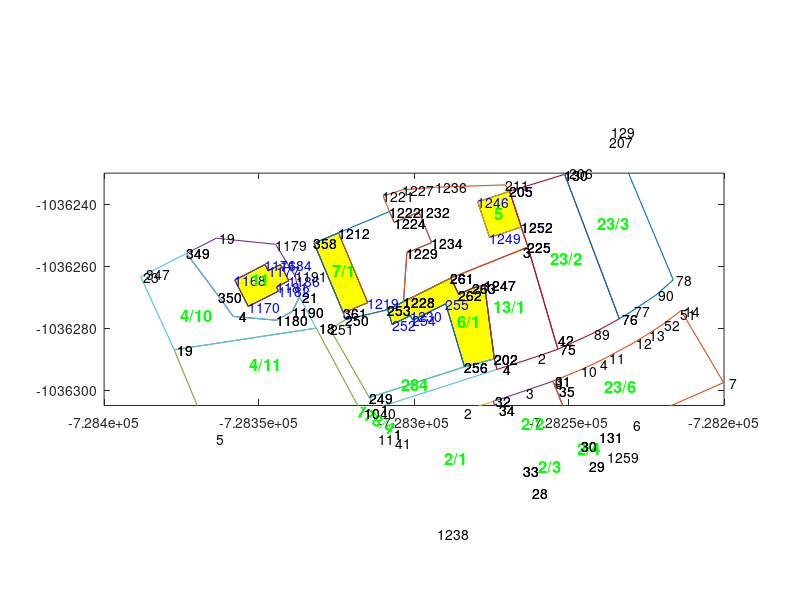

Here is the MATLAB script that generated this plot:
%%%%%%%%%%%%%%  E X P O R T    A L L  %%%%%%%%%%%%%%%%%%%%%%
close all, clear all
fsize = 10;
parclabelsize = 12;
lw_pc = 0.8;
lw_bu = 0.2;
no_bd = 16;
no_bu = 4;
no_co = 0;

%% No of boundary: 16
%% No of building: 4
%% No of coordset: 0

figure;
hold on
set(gca,'box','on')
%%%% Budova id=824950209 na na parcele "6/1" :1

BU{1} = [
    1228  728303.38   1036271.50
     253  728308.49   1036274.06
     252  728307.05   1036278.86
    1230  728301.17   1036275.92
     254  728300.40   1036277.46
     255  728289.79   1036272.15
     256  728283.77   1036292.51
     202  728274.14   1036289.94
    1247  728277.25   1036266.18
     263  728280.99   1036267.09
     262  728285.55   1036269.15
     261  728288.14   1036263.85
    1228  728303.38   1036271.50
];
%%--------------------------------------------------------
%%%% Budova id=825057209 na na parcele "7/1" :1

BU{2} = [
     358  728332.26   1036252.65
    1212  728324.38   1036249.34
    1219  728314.94   1036271.80
     361  728322.82   1036275.11
     358  728332.26   1036252.65
];
%%--------------------------------------------------------
%%%% Budova id=825056209 na na parcele "5" :1

BU{3} = [
    1246  728279.44   1036239.24
     205  728269.21   1036235.87
    1252  728265.40   1036247.43
    1249  728275.63   1036250.81
    1246  728279.44   1036239.24
];
%%--------------------------------------------------------
%%%% Budova id=825035209 na na parcele "11" :1

BU{4} = [
    1186  728340.40   1036264.71
    1181  728344.39   1036266.75
    1182  728343.73   1036268.05
    1170  728353.47   1036273.02
    1168  728357.83   1036264.50
    1176  728348.09   1036259.52
    1177  728347.06   1036261.53
    1184  728343.06   1036259.49
    1186  728340.40   1036264.71
];
%%--------------------------------------------------------
%%%% Hranice parcely  "6/1" (st.)      op_id=3094436209

PARC_CIS_YX{1} = [ 728282.26, 1036279.83, 0.00];     %% REF POINT PARCELNIHO CISLA
PARC_CIS_TEXT{1} = "6/1";
BD{1} = [
     251  728327.07   1036280.33
     250  728322.04   1036277.23
     253  728308.49   1036274.06
    1228  728303.38   1036271.50
     261  728288.14   1036263.85
     262  728285.55   1036269.15
     263  728280.99   1036267.09
    1247  728277.25   1036266.18
     202  728274.14   1036289.94
     256  728283.77   1036292.51
     249  728314.46   1036302.35
     251  728327.07   1036280.33
];
%%--------------------------------------------------------
%%%% Hranice parcely  "284" (poz.)     op_id=29603396010

PARC_CIS_YX{2} = [ 728299.58, 1036300.18, 0.00];     %% REF POINT PARCELNIHO CISLA
PARC_CIS_TEXT{2} = "284";
BD{2} = [
       4  728273.22   1036293.30
       1  728312.43   1036305.96
     249  728314.46   1036302.35
     256  728283.77   1036292.51
     202  728274.14   1036289.94
       4  728273.22   1036293.30
];
%%--------------------------------------------------------
%%%% Hranice parcely  "13/1" (poz.)     op_id=3094658209

PARC_CIS_YX{3} = [ 728269.16, 1036274.84, 0.00];     %% REF POINT PARCELNIHO CISLA
PARC_CIS_TEXT{3} = "13/1";
BD{3} = [
     263  728280.99   1036267.09
     262  728285.55   1036269.15
     261  728288.14   1036263.85
       3  728266.68   1036255.25
     225  728263.27   1036253.89
      42  728254.51   1036283.72
      75  728253.59   1036286.84
       2  728261.78   1036289.61
       4  728273.22   1036293.30
     202  728274.14   1036289.94
    1247  728277.25   1036266.18
     263  728280.99   1036267.09
];
%%--------------------------------------------------------
%%%% Hranice parcely  "7/1" (st.)      op_id=3094438209

PARC_CIS_YX{4} = [ 728322.70, 1036263.31, 0.00];     %% REF POINT PARCELNIHO CISLA
PARC_CIS_TEXT{4} = "7/1";
BD{4} = [
    1229  728302.34   1036255.71
    1228  728303.38   1036271.50
     253  728308.49   1036274.06
     250  728322.04   1036277.23
     361  728322.82   1036275.11
     358  728332.26   1036252.65
    1212  728324.38   1036249.34
    1222  728307.92   1036242.42
    1224  728306.44   1036245.94
    1232  728298.44   1036242.59
    1234  728294.33   1036252.35
    1229  728302.34   1036255.71
];
%%--------------------------------------------------------
%%%% Hranice parcely  "5" (st.)      op_id=3094435209

PARC_CIS_YX{5} = [ 728272.64, 1036245.05, 0.00];     %% REF POINT PARCELNIHO CISLA
PARC_CIS_TEXT{5} = "5";
BD{5} = [
     211  728270.64   1036233.73
     205  728269.21   1036235.87
    1252  728265.40   1036247.43
     225  728263.27   1036253.89
       3  728266.68   1036255.25
     261  728288.14   1036263.85
    1228  728303.38   1036271.50
    1229  728302.34   1036255.71
    1234  728294.33   1036252.35
    1232  728298.44   1036242.59
    1224  728306.44   1036245.94
    1222  728307.92   1036242.42
    1221  728310.03   1036237.40
    1227  728303.76   1036235.35
    1236  728292.98   1036234.57
     211  728270.64   1036233.73
];
%%--------------------------------------------------------
%%%% Hranice parcely  "2/1" (poz.)     op_id=55741459010

PARC_CIS_YX{6} = [ 728286.48, 1036324.11, 0.00];     %% REF POINT PARCELNIHO CISLA
PARC_CIS_TEXT{6} = "2/1";
BD{6} = [
    1238  728292.31   1036346.36
      28  728262.80   1036332.99
      33  728265.56   1036326.16
      34  728273.39   1036306.47
      32  728274.53   1036303.60
       2  728285.75   1036307.23
       1  728308.27   1036314.22
      41  728306.92   1036316.97
    1238  728292.31   1036346.36
];
%%--------------------------------------------------------
%%%% Hranice parcely  "2/2" (poz.)     op_id=55741460010

PARC_CIS_YX{7} = [ 728261.57, 1036312.80, 0.00];     %% REF POINT PARCELNIHO CISLA
PARC_CIS_TEXT{7} = "2/2";
BD{7} = [
      32  728274.53   1036303.60
      34  728273.39   1036306.47
      33  728265.56   1036326.16
      30  728246.90   1036317.95
      35  728253.93   1036300.28
      31  728255.18   1036297.13
       9  728256.17   1036297.53
       3  728265.64   1036300.73
      32  728274.53   1036303.60
];
%%--------------------------------------------------------
%%%% Hranice parcely  "2/3" (poz.)     op_id=55741461010

PARC_CIS_YX{8} = [ 728256.02, 1036326.50, 0.00];     %% REF POINT PARCELNIHO CISLA
PARC_CIS_TEXT{8} = "2/3";
BD{8} = [
      28  728262.80   1036332.99
      29  728244.23   1036324.57
      30  728246.90   1036317.95
      33  728265.56   1036326.16
      28  728262.80   1036332.99
];
%%--------------------------------------------------------
%%%% Hranice parcely  "2/4" (poz.)     op_id=55741458010

PARC_CIS_YX{9} = [ 728243.52, 1036320.63, 0.00];     %% REF POINT PARCELNIHO CISLA
PARC_CIS_TEXT{9} = "2/4";
BD{9} = [
      29  728244.23   1036324.57
    1259  728237.43   1036321.49
     131  728240.07   1036315.01
      30  728246.90   1036317.95
      29  728244.23   1036324.57
];
%%--------------------------------------------------------
%%%% Hranice parcely  "23/2" (poz.)     op_id=3094668209

PARC_CIS_YX{10} = [ 728250.79, 1036259.50, 0.00];     %% REF POINT PARCELNIHO CISLA
PARC_CIS_TEXT{10} = "23/2";
BD{10} = [
    1252  728265.40   1036247.43
     205  728269.21   1036235.87
     130  728251.41   1036230.43
      76  728233.74   1036276.96
      89  728242.78   1036281.88
      75  728253.59   1036286.84
      42  728254.51   1036283.72
     225  728263.27   1036253.89
    1252  728265.40   1036247.43
];
%%--------------------------------------------------------
%%%% Hranice parcely  "23/3" (poz.)     op_id=51484094010

PARC_CIS_YX{11} = [ 728235.75, 1036248.06, 0.00];     %% REF POINT PARCELNIHO CISLA
PARC_CIS_TEXT{11} = "23/3";
BD{11} = [
      76  728233.74   1036276.96
      77  728229.74   1036274.53
      90  728221.96   1036269.31
      78  728216.36   1036264.42
     129  728236.43   1036216.67
     207  728236.92   1036219.88
     206  728249.75   1036229.92
     130  728251.41   1036230.43
      76  728233.74   1036276.96
];
%%--------------------------------------------------------
%%%% Hranice parcely  "23/6" (poz.)     op_id=51484097010

PARC_CIS_YX{12} = [ 728233.49, 1036300.76, 0.00];     %% REF POINT PARCELNIHO CISLA
PARC_CIS_TEXT{12} = "23/6";
BD{12} = [
       6  728231.02   1036311.15
       7  728200.12   1036297.60
      14  728213.87   1036274.33
      51  728215.16   1036275.40
      52  728220.00   1036279.03
      13  728225.11   1036282.25
      12  728229.10   1036284.67
      11  728237.87   1036289.48
       4  728241.83   1036291.44
      10  728246.90   1036293.77
      31  728255.18   1036297.13
      35  728253.93   1036300.28
      30  728246.90   1036317.95
     131  728240.07   1036315.01
       6  728231.02   1036311.15
];
%%--------------------------------------------------------
%%%% Hranice parcely  "178/4" (poz.)     op_id=57723612010

PARC_CIS_YX{13} = [ 728313.15, 1036311.09, 329.50];     %% REF POINT PARCELNIHO CISLA
PARC_CIS_TEXT{13} = "178/4";
BD{13} = [
      11  728312.46   1036315.63
       1  728308.27   1036314.22
      40  728311.70   1036307.25
       1  728312.43   1036305.96
      10  728316.85   1036307.46
      11  728312.46   1036315.63
];
%%--------------------------------------------------------
%%%% Hranice parcely  "11" (st.)      op_id=3094442209

PARC_CIS_YX{14} = [ 728349.51, 1036266.09, 0.00];     %% REF POINT PARCELNIHO CISLA
PARC_CIS_TEXT{14} = "11";
BD{14} = [
     349  728373.35   1036255.88
      19  728363.79   1036250.97
    1179  728344.66   1036253.01
    1191  728338.31   1036263.25
      21  728336.97   1036269.90
    1190  728339.23   1036274.65
    1180  728344.42   1036277.46
       4  728358.32   1036276.20
     350  728363.07   1036269.77
     349  728373.35   1036255.88
];
%%--------------------------------------------------------
%%%% Hranice parcely  "4/11" (poz.)     op_id=19529671010

PARC_CIS_YX{15} = [ 728348.04, 1036293.76, 0.00];     %% REF POINT PARCELNIHO CISLA
PARC_CIS_TEXT{15} = "4/11";
BD{15} = [
       5  728365.50   1036315.67
      19  728377.37   1036286.98
      18  728331.59   1036280.03
      10  728316.85   1036307.46
       5  728365.50   1036315.67
];
%%--------------------------------------------------------
%%%% Hranice parcely  "4/10" (poz.)     op_id=3924931209

PARC_CIS_YX{16} = [ 728370.10, 1036277.82, 0.00];     %% REF POINT PARCELNIHO CISLA
PARC_CIS_TEXT{16} = "4/10";
BD{16} = [
      19  728377.37   1036286.98
      23  728388.15   1036263.48
     347  728386.38   1036262.57
     349  728373.35   1036255.88
     350  728363.07   1036269.77
       4  728358.32   1036276.20
    1180  728344.42   1036277.46
    1190  728339.23   1036274.65
      21  728336.97   1036269.90
      18  728331.59   1036280.03
      19  728377.37   1036286.98
];
%%--------------------------------------------------------
for k = 1:no_bu
   fill( -BU{k}(:,2), -BU{k}(:,3), 'y', 'linewidth', lw_bu);
   plot( -BU{k}(:,2), -BU{k}(:,3), 'linewidth', lw_bu);
end;
for k = 1:no_bd
   plot( -BD{k}(:,2), -BD{k}(:,3), 'linewidth', lw_pc);
end
daspect([1 1 1]);
for k = 1:no_bu
   for bod = 1 : (size(BU{k},1)-1)  %% last=first
      text(-BU{k}(bod,2), -BU{k}(bod,3), sprintf('%3d', BU{k}(bod,1)), 'color', 'b', 'fontsize',fsize);
   end
end
for k = 1:no_bd
   for bod = 1 : (size(BD{k},1)-1)  %% last=first
      text(-BD{k}(bod,2), -BD{k}(bod,3), sprintf('%3d', BD{k}(bod,1)), 'fontsize',fsize);
   end
   if (~isempty(PARC_CIS_TEXT{k}))
      ht = text(-PARC_CIS_YX{k}(1), -PARC_CIS_YX{k}(2), PARC_CIS_TEXT{k}, 'fontsize',parclabelsize);
      set(ht, 'rotation',  PARC_CIS_YX{k}(3));     %% does work e.g. with print -deps, but not at screen
      set(ht, 'fontweight', 'bold', 'color', 'g'); %%
      set(ht, 'horizontalalignment', 'center');
      set(ht, 'verticalalignment', 'baseline');
   end 
end

set(gcf,'paperorientation','landscape')
set(gca,'ylim', [-1036305 -1036230])
%%set(gca,'ylim', [-1036350 -1036200])
%%---------------------------------------------------
yticks = get (gca, 'ytick');
ylabels = arrayfun (@(x) sprintf ('%.0f', x), yticks, 'uniformoutput', false);
set (gca, 'yticklabel', ylabels)

print -dpdfwrite -r300 -landscape -F:5 out.pdf

%%%%%%%%%%%%%%%%%%%%%%%%%%%%%%%%%%%%%%%%%%%%%%%%%%%%%%%%%%%%%%%%%%%%
